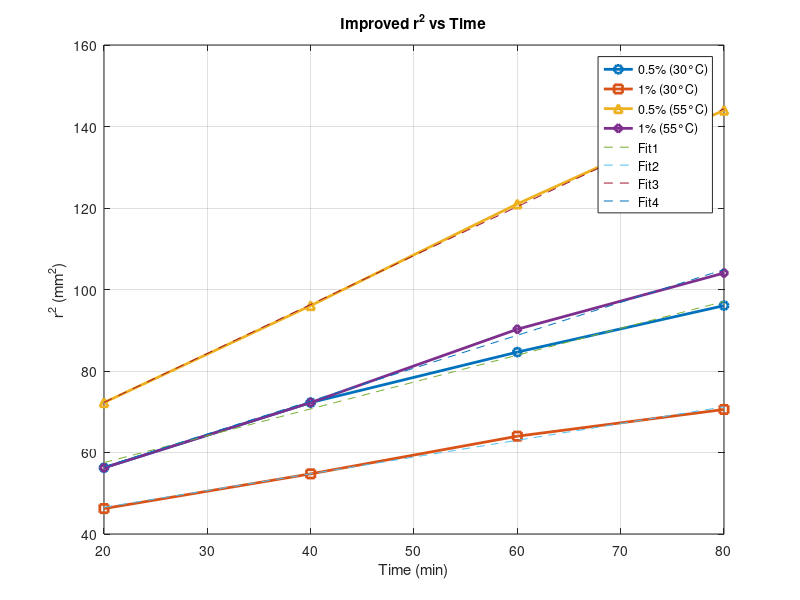

Reproduce this figure in MATLAB.
clc;
clear;
close all;

t = [0 20 40 60 80];

r1 = [6 7.5 8.5 9.2 9.8];
r2 = [6 6.8 7.4 8.0 8.4];
r3 = [6 8.5 9.8 11.0 12.0];
r4 = [6 7.5 8.5 9.5 10.2];

r1_sq = r1.^2;
r2_sq = r2.^2;
r3_sq = r3.^2;
r4_sq = r4.^2;

t_new = t(2:end);
r1_new = r1_sq(2:end);
r2_new = r2_sq(2:end);
r3_new = r3_sq(2:end);
r4_new = r4_sq(2:end);

p1 = polyfit(t_new, r1_new, 1);
p2 = polyfit(t_new, r2_new, 1);
p3 = polyfit(t_new, r3_new, 1);
p4 = polyfit(t_new, r4_new, 1);

s1 = p1(1);
s2 = p2(1);
s3 = p3(1);
s4 = p4(1);

D1 = s1/4;
D2 = s2/4;
D3 = s3/4;
D4 = s4/4;

fprintf('--- Improved Results ---\n');
fprintf('0.5%% Agar (30°C): D = %.4f mm^2/min\n', D1);
fprintf('1%% Agar (30°C): D = %.4f mm^2/min\n', D2);
fprintf('0.5%% Agar (55°C): D = %.4f mm^2/min\n', D3);
fprintf('1%% Agar (55°C): D = %.4f mm^2/min\n', D4);

figure;
plot(t_new, r1_new, 'o-', 'LineWidth', 2); hold on;
plot(t_new, r2_new, 's-', 'LineWidth', 2);
plot(t_new, r3_new, '^-', 'LineWidth', 2);
plot(t_new, r4_new, 'd-', 'LineWidth', 2);

t_fit = linspace(min(t_new), max(t_new), 100);

plot(t_fit, polyval(p1, t_fit), '--');
plot(t_fit, polyval(p2, t_fit), '--');
plot(t_fit, polyval(p3, t_fit), '--');
plot(t_fit, polyval(p4, t_fit), '--');

xlabel('Time (min)');
ylabel('r^2 (mm^2)');
title('Improved r^2 vs Time');

legend('0.5% (30°C)', '1% (30°C)', ...
       '0.5% (55°C)', '1% (55°C)', ...
       'Fit1', 'Fit2', 'Fit3', 'Fit4');

grid on;
